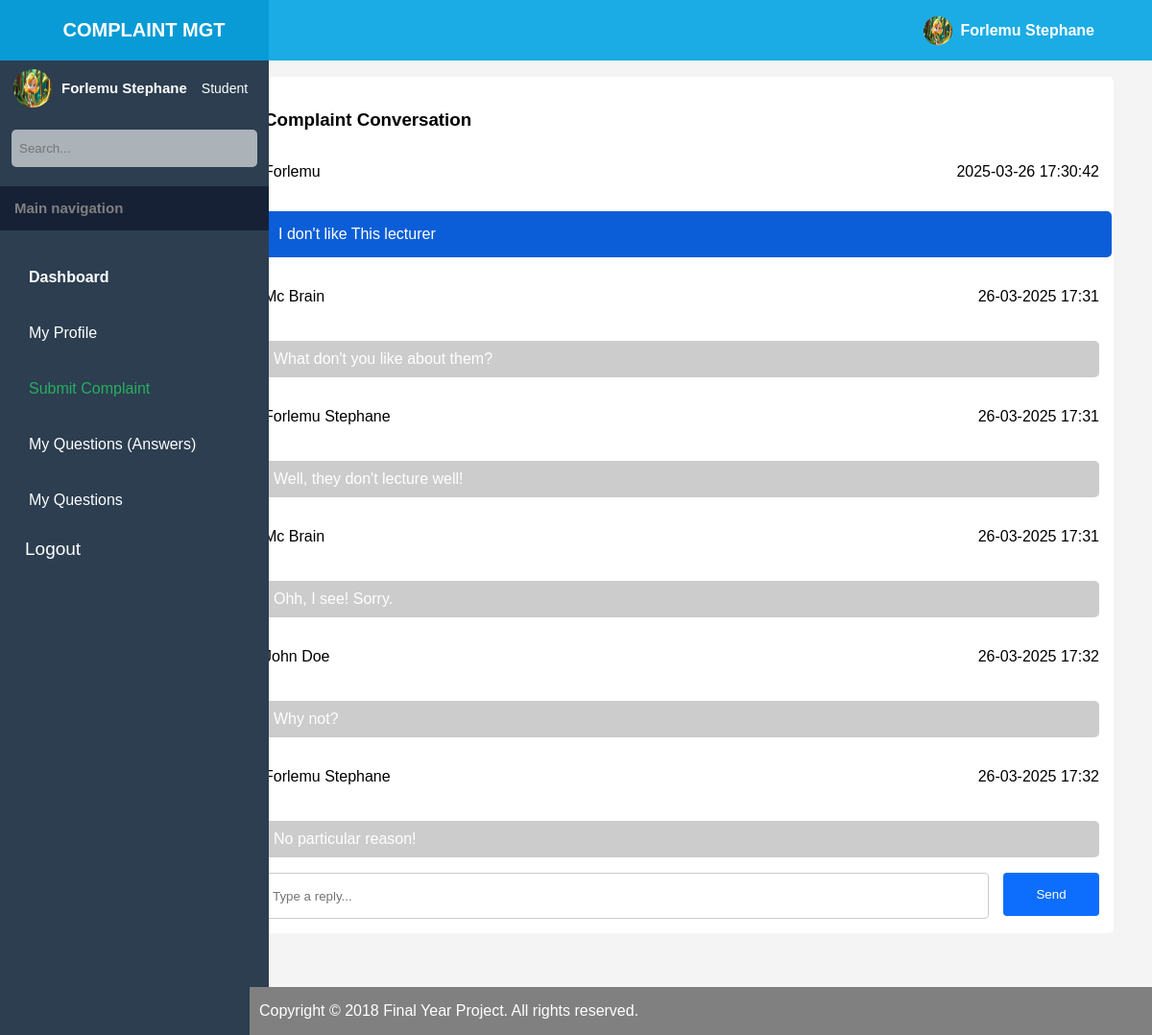
Screenshot of /php/admin/complaint-reply.php?studentID=7 (signed in) with the database file from the repository.
### tables this page shows
CREATE TABLE `complaints` (
  `id` int(11) NOT NULL,
  `studentID` int(11) NOT NULL,
  `description` text NOT NULL,
  `created_at` timestamp NOT NULL DEFAULT current_timestamp(),
  `email` varchar(500) NOT NULL,
  `names` varchar(500) NOT NULL,
  `department` varchar(500) NOT NULL,
  `priority` varchar(500) NOT NULL
);

CREATE TABLE `complaint_messages` (
  `id` int(11) NOT NULL,
  `sender_id` int(11) NOT NULL,
  `receiver_id` int(11) NOT NULL,
  `message` text NOT NULL,
  `created_at` timestamp NOT NULL DEFAULT current_timestamp() ON UPDATE current_timestamp(),
  `admin_id` int(11) DEFAULT NULL
);

### php/admin/complaint-reply.php (the view, shortened to what this page needs)
<?php
require_once '../database-connection.php';
$user_id = $_SESSION['user_id'];
$name = $_SESSION['name'];
$studentID = $_GET['studentID'];
$sql = "SELECT * FROM `sign up` WHERE ID = ?";
$stmt = $conn->prepare($sql);
$stmt->bind_param("i", $user_id);
$stmt->execute();
$result = $stmt->get_result();
if ($result->num_rows == 1) {
    $user = $result->fetch_assoc();
} else {
    echo "User not found!";
}
$complaintSql = "SELECT * FROM complaints WHERE studentID = ? ORDER BY created_at DESC LIMIT 1";
$stmt = $conn->prepare($complaintSql);
$stmt->bind_param("i", $studentID);
$stmt->execute();
$complaintResult = $stmt->get_result();
if ($complaintResult->num_rows == 1) {
    $complaint = $complaintResult->fetch_assoc();
} else {
    echo "<script>
        localStorage.setItem('toastMessage', 'No complaints found for this student');
        window.location.href = 'view-complaints.php?success=not-found';
    </script>";
    exit();
}
$messagesSql = "SELECT * FROM complaint_messages WHERE sender_id = ? OR receiver_id = ? ORDER BY created_at ASC";
$stmt = $conn->prepare($messagesSql);
$stmt->bind_param("ii", $user_id, $user_id);
$stmt->execute();
$messagesResult = $stmt->get_result();
$messages = [];
while ($row = $messagesResult->fetch_assoc()) {
    $messages[] = $row;
}
?>
<!DOCTYPE html>
<html lang="en">
<head>
    <link rel="stylesheet" href='../../styles/student-dashboard.css'>
    <link rel="stylesheet" href="https://cdn.hugeicons.com/font/hgi-stroke-rounded.css" />
</head>
<body>
    <div class="container">
        <div class='nav-bar'>
            <p class='logo'> Complaint mgt </p>
            <i class="menu-icon hgi hgi-stroke hgi-menu-01"></i>
            <div class='profile'>
                <img src="../../assets/images/profile-image.png" class="" alt="User">
                <p class='profile-name'> <?php echo htmlspecialchars($name) ?> </p>
            </div>
        </div>
        <div class='main-content-container'>
            <aside class="sidebar">
                <div class="user-info">
                    <img src="../../assets/images/profile-image.png" class="avatar" alt="User">
                    <div>
                        <p class="username" style="font-size: 15px;"><?php echo htmlspecialchars($name) ?></p>
                        <p style="font-size: 14px"> <?php echo htmlspecialchars($user['role']) ?> </p>
                    </div>
                </div>
                <div class='search-box'>
                    <input type="text" placeholder="Search...">
                    <i class="search-icon hgi hgi-stroke hgi-search-01"></i>
                </div>
                <div class='main-navigation'>
                    <h1>Main navigation</h1>
                </div>
                <nav class="nav-menu">
                    <div class='menu-list'>
                        <div>
                            <a href="#" class="active">Dashboard</a>
                        </div>
                    </div>
                    <div class='menu-list'>
                        <div>
                            <a href="#">My Profile</a>
                        </div>
                    </div>
                    <div class='menu-list'>
                        <div>
                            <a href="view-complaints.php" class="highlight">Submit Complaint</a>
                        </div>
                    </div>
                    <div class='menu-list'>
                        <div>
                            <a href="#">My Questions (Answers)</a>
                        </div>
                    </div>
                    <div class='menu-list'>
                        <div>
                            <a href="#">My Questions</a>
                        </div>
                    </div>
                    <a href="../logout.php" style="display: flex; align-items: center; width: 100%; text-decoration: none; color: white;" class="menu-list">
                        <div>
                            <button style="background-color: transparent; border: none; color: white; font-size: 19px;"> Logout </button>
                        </div>
                    </a>
                </nav>
            </aside>
            <main class="main-content complaint-container">
                <form style="display: flex; width: 75vw; align-items: center; justify-content: center; gap: 15px; " method="POST">
                    <div class="questions-section" style="width: 100%; height: 80vh; overflow: auto;">
                        <h3>Complaint Conversation</h3>
                        <div class="questions-list">
                            <div style="display: flex; flex-direction: column;">
                                <div style="width: 100%; display: flex; justify-content: space-between;">
                                    <p> <?php echo htmlspecialchars($complaint['names']) ?> </p>
                                    <p> <?php echo htmlspecialchars($complaint['created_at']) ?> </p>
                                </div>
                                <p class='question' style="width: 98%; padding: 15px; color: white; border-radius: 5px; background-color: #0b5ed7">
                                    <?php echo htmlspecialchars($complaint['description']); ?>
                                </p>
                            </div>
                            <?php foreach ($messages as $msg): ?>
                                <div style="display: flex; flex-direction: column; gap: 5px;">
                                    <div style="display: flex; justify-content: space-between; align-items: center;">
                                        <?php
                                        $sender_id = $msg['sender_id'];
                                        $query = "SELECT * FROM `sign up` WHERE id = ?";
                                        $stmt = $conn->prepare($query);
                                        $stmt->bind_param("i", $sender_id);
                                        $stmt->execute();
                                        $result = $stmt->get_result();
                                        if ($result->num_rows == 1) {
                                            $user = $result->fetch_assoc();
                                        } else {
                                            echo "User not found!";
                                        }
                                        ?>
                                        <p> <?= htmlspecialchars($user['Names']) ?> </p>
                                        <p> <?php echo date("d-m-Y H:i", strtotime($msg['created_at'])); ?> </p>
                                    </div>
                                    <div style="display: flex; gap: 5px; align-items: center;">
                                        <p class='question' style="width: 100%; padding: 10px; background: <?php echo ($user['role'] === 'admin') ? '#007bff' : '#ccc'; ?>; color: white; border-radius: 5px;">
                                            <?php echo htmlspecialchars($msg['message']); ?>
                                        </p>
                                    </div>
                                </div>
                            <?php endforeach; ?>
                        </div>
                        <div class="question-input" style="display: flex; gap: 5px;">
                            <input type="text" id="replyMessage" placeholder="Type a reply..." style="height: 30px; flex-grow: 1;">
                            <button style="width: 100px; height: 45px;" id="sendReply">Send</button>
                        </div>
                    </div>
                </form>
                <footer style="width: 100%; position: fixed; bottom: 0; background-color: gray; color: white; text-align: left; padding-left: 10px;">
                    <p>Copyright &copy; 2018 <span class="bold">Final Year Project</span>. All rights reserved.</p>
                </footer>
            </main>
        </div>
</body>
</html>

### styles/student-dashboard.css (style rules this page uses)
body { margin: 0; font-family: Arial, sans-serif; display: flex; height: 100vh; background-color: #f4f4f4; }
.container { width: 100%; display: flex; flex-direction: column; }
.main-content-container { display: flex; width: 100%; }
.nav-bar { width: 100%; background-color: rgba(5, 165, 228, 0.904); display: flex; align-items: center; z-index: 999; position: fixed; top: 0; }
.nav-bar .logo { text-transform: uppercase; color: white; font-size: 20px; font-weight: 600; text-align: center; width: 300px; }
.nav-bar .profile { width: 70%; display: flex; gap: 8px; justify-content: end; align-items: center; cursor: pointer; }
.profile img { width: 30px; height: 30px; border-radius: 50%; }
.profile-name { color: white; font-weight: 600; }
.nav-bar .menu-icon { color: white; width: 30px; height: 30px; cursor: pointer; padding: 5px; display: grid; place-content: center; border-radius: 5px; transition: all 360ms ease-in-out; }
.sidebar { width: 280px; background: #2c3e50; color: white; padding: 20px 0; overflow: auto; display: flex; flex-direction: column; position: fixed; align-items: center; top: 0; height: 100%; transition: all 360ms ease-in-out; }
.user-info { display: flex; align-items: center; margin-bottom: 20px; margin-top: 3em; width: 90%; cursor: pointer; padding: 0 5px; }
.user-info img { width: 40px; height: 40px; border-radius: 50%; }
.user-info div { display: flex; align-items: center; gap: 15px; }
.avatar { width: 60px; height: 60px; border-radius: 50%; margin-right: 10px; }
.username { font-weight: bold; color: white; }
.search-box { display: flex; align-items: center; border-radius: 5px; border: none; width: 90%; margin-bottom: 20px; background-color: rgba(245, 245, 245, 0.63); padding-right: 4px; }
.search-box input { width: 100%; padding: 12px 8px; background-color: transparent; border: none; outline: none; }
.search-box .search-icon { width: 15px; height: 15px; padding: 8px; border-radius: 5px; transition: all 360ms ease-in-out; display: grid; place-content: center; cursor: pointer; }
.search-box::placeholder { color: white; }
.main-navigation { width: 100%; background-color: rgba(2, 2, 24, 0.473); padding: 2px 0; }
.main-navigation h1 { font-size: 15px; color: gray; padding: 0 15px; }
.nav-menu { width: 100%; margin-top: 15px; }
.nav-menu .menu-list { margin-top: 10px; width: 100%; padding: 5px 0px; }
.menu-list div { display: flex; align-items: center; gap: 3px; }
.nav-menu .menu-list a { padding: 10px; color: white; text-decoration: none; }
.menu-list div { padding-left: 10px; }
.nav-menu a.active { font-weight: bold; }
.nav-menu a.highlight { color: #27ae60; }
.main-content { padding: 20px; margin-left: 20%; margin-top: 5%; width: 100%; transition: all 360ms ease-in-out; }
.questions-section { background: white; padding: 15px; border-radius: 5px; margin-bottom: 20px; }
.questions-list .question { background: #ecf0f1; border-radius: 5px; }
.question-input { display: flex; }
.question-input input { flex: 1; padding: 8px; border: 1px solid #ccc; border-radius: 5px; }
.question-input button { padding: 8px 15px; background: #27ae60; color: white; border: none; border-radius: 5px; margin-left: 10px; }
.sidebar { width: 280px; transition: width 0.3s ease-in-out; overflow: hidden; }
.sidebar .menu-list div { display: flex; align-items: center; gap: 10px; }
.nav-bar .menu-icon { position: absolute; left: 300px; transition: left 0.3s ease-in-out; }

### php/admin/complaint-reply.php (style rules this page uses)
.complaint-container { display: flex; flex-direction: column; gap: 20px; max-width: 900px; }
.complaint-container input, .complaint-container select, .complaint-container textarea { width: 100%; padding: 8px; border: 1px solid #ccc; border-radius: 4px; margin-bottom: 10px; }
.complaint-container button { background-color: #0d6efd; color: white; padding: 10px; border: none; width: 100%; border-radius: 4px; cursor: pointer; }

### rows the page displays
sign up: role "Student"
complaints: names "Forlemu", created_at "2025-03-26 17:30:42", description "I don't like This lecturer"
complaint_messages: sender.Names "Mc Brain", created_at "26-03-2025 17:31", message "What don't you like about them?"
complaint_messages: sender.Names "Forlemu Stephane", created_at "26-03-2025 17:31", message "Well, they don't lecture well!"
complaint_messages: sender.Names "Mc Brain", created_at "26-03-2025 17:31", message "Ohh, I see! Sorry."
complaint_messages: sender.Names "John Doe", created_at "26-03-2025 17:32", message "Why not?"
complaint_messages: sender.Names "Forlemu Stephane", created_at "26-03-2025 17:32", message "No particular reason!"

### other values shown
$name "Forlemu Stephane"
